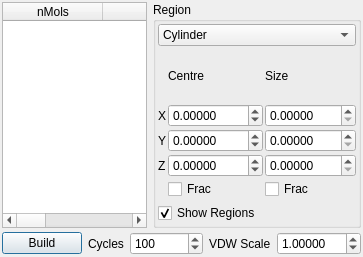
<ui version="4.0" >
 <class>DisorderDialog</class>
 <widget class="QDialog" name="DisorderDialog" >
  <property name="geometry" >
   <rect>
    <x>0</x>
    <y>0</y>
    <width>363</width>
    <height>257</height>
   </rect>
  </property>
  <property name="windowTitle" >
   <string>Disordered Builder</string>
  </property>
  <layout class="QVBoxLayout" >
   <property name="margin" >
    <number>2</number>
   </property>
   <property name="spacing" >
    <number>4</number>
   </property>
   <item>
    <layout class="QHBoxLayout" >
     <property name="margin" >
      <number>0</number>
     </property>
     <property name="spacing" >
      <number>6</number>
     </property>
     <item>
      <widget class="QTableWidget" name="ComponentTable" >
       <property name="editTriggers" >
        <set>QAbstractItemView::AnyKeyPressed|QAbstractItemView::DoubleClicked|QAbstractItemView::EditKeyPressed|QAbstractItemView::NoEditTriggers</set>
       </property>
       <property name="selectionMode" >
        <enum>QAbstractItemView::SingleSelection</enum>
       </property>
       <property name="selectionBehavior" >
        <enum>QAbstractItemView::SelectRows</enum>
       </property>
       <column>
        <property name="text" >
         <string>nMols</string>
        </property>
       </column>
       <column>
        <property name="text" >
         <string>R</string>
        </property>
       </column>
       <column>
        <property name="text" >
         <string>T</string>
        </property>
       </column>
       <column>
        <property name="text" >
         <string>Model</string>
        </property>
       </column>
      </widget>
     </item>
     <item>
      <widget class="QGroupBox" name="ComponentRegionGroup" >
       <property name="title" >
        <string>Region</string>
       </property>
       <layout class="QVBoxLayout" >
        <property name="margin" >
         <number>2</number>
        </property>
        <property name="spacing" >
         <number>4</number>
        </property>
        <item>
         <widget class="QComboBox" name="ComponentRegionCombo" >
          <property name="sizePolicy" >
           <sizepolicy>
            <hsizetype>7</hsizetype>
            <vsizetype>0</vsizetype>
            <horstretch>0</horstretch>
            <verstretch>0</verstretch>
           </sizepolicy>
          </property>
          <property name="currentIndex" >
           <number>3</number>
          </property>
          <item>
           <property name="text" >
            <string>Cell</string>
           </property>
          </item>
          <item>
           <property name="text" >
            <string>Cuboid</string>
           </property>
          </item>
          <item>
           <property name="text" >
            <string>Spheroid</string>
           </property>
          </item>
          <item>
           <property name="text" >
            <string>Cylinder</string>
           </property>
          </item>
         </widget>
        </item>
        <item>
         <layout class="QGridLayout" >
          <property name="margin" >
           <number>0</number>
          </property>
          <property name="spacing" >
           <number>2</number>
          </property>
          <item row="1" column="1" >
           <widget class="QDoubleSpinBox" name="CentreXSpin" >
            <property name="sizePolicy" >
             <sizepolicy>
              <hsizetype>7</hsizetype>
              <vsizetype>0</vsizetype>
              <horstretch>0</horstretch>
              <verstretch>0</verstretch>
             </sizepolicy>
            </property>
            <property name="decimals" >
             <number>5</number>
            </property>
            <property name="maximum" >
             <double>1000.000000000000000</double>
            </property>
            <property name="minimum" >
             <double>-1000.000000000000000</double>
            </property>
           </widget>
          </item>
          <item row="1" column="0" >
           <widget class="QLabel" name="label_23" >
            <property name="sizePolicy" >
             <sizepolicy>
              <hsizetype>1</hsizetype>
              <vsizetype>5</vsizetype>
              <horstretch>0</horstretch>
              <verstretch>0</verstretch>
             </sizepolicy>
            </property>
            <property name="text" >
             <string>X</string>
            </property>
           </widget>
          </item>
          <item row="1" column="2" >
           <widget class="QDoubleSpinBox" name="SizeXSpin" >
            <property name="sizePolicy" >
             <sizepolicy>
              <hsizetype>7</hsizetype>
              <vsizetype>0</vsizetype>
              <horstretch>0</horstretch>
              <verstretch>0</verstretch>
             </sizepolicy>
            </property>
            <property name="decimals" >
             <number>5</number>
            </property>
            <property name="maximum" >
             <double>2000.000000000000000</double>
            </property>
           </widget>
          </item>
          <item row="0" column="1" >
           <widget class="QLabel" name="label344" >
            <property name="sizePolicy" >
             <sizepolicy>
              <hsizetype>1</hsizetype>
              <vsizetype>5</vsizetype>
              <horstretch>0</horstretch>
              <verstretch>0</verstretch>
             </sizepolicy>
            </property>
            <property name="text" >
             <string>Centre</string>
            </property>
           </widget>
          </item>
          <item row="3" column="1" >
           <widget class="QDoubleSpinBox" name="CentreZSpin" >
            <property name="sizePolicy" >
             <sizepolicy>
              <hsizetype>7</hsizetype>
              <vsizetype>0</vsizetype>
              <horstretch>0</horstretch>
              <verstretch>0</verstretch>
             </sizepolicy>
            </property>
            <property name="decimals" >
             <number>5</number>
            </property>
            <property name="maximum" >
             <double>1000.000000000000000</double>
            </property>
            <property name="minimum" >
             <double>-1000.000000000000000</double>
            </property>
           </widget>
          </item>
          <item row="0" column="2" >
           <widget class="QLabel" name="label344_2" >
            <property name="sizePolicy" >
             <sizepolicy>
              <hsizetype>1</hsizetype>
              <vsizetype>5</vsizetype>
              <horstretch>0</horstretch>
              <verstretch>0</verstretch>
             </sizepolicy>
            </property>
            <property name="text" >
             <string>Size</string>
            </property>
           </widget>
          </item>
          <item row="2" column="0" >
           <widget class="QLabel" name="label_24" >
            <property name="sizePolicy" >
             <sizepolicy>
              <hsizetype>1</hsizetype>
              <vsizetype>5</vsizetype>
              <horstretch>0</horstretch>
              <verstretch>0</verstretch>
             </sizepolicy>
            </property>
            <property name="text" >
             <string>Y</string>
            </property>
           </widget>
          </item>
          <item row="2" column="1" >
           <widget class="QDoubleSpinBox" name="CentreYSpin" >
            <property name="sizePolicy" >
             <sizepolicy>
              <hsizetype>7</hsizetype>
              <vsizetype>0</vsizetype>
              <horstretch>0</horstretch>
              <verstretch>0</verstretch>
             </sizepolicy>
            </property>
            <property name="decimals" >
             <number>5</number>
            </property>
            <property name="maximum" >
             <double>1000.000000000000000</double>
            </property>
            <property name="minimum" >
             <double>-1000.000000000000000</double>
            </property>
           </widget>
          </item>
          <item row="3" column="2" >
           <widget class="QDoubleSpinBox" name="SizeZSpin" >
            <property name="sizePolicy" >
             <sizepolicy>
              <hsizetype>7</hsizetype>
              <vsizetype>0</vsizetype>
              <horstretch>0</horstretch>
              <verstretch>0</verstretch>
             </sizepolicy>
            </property>
            <property name="decimals" >
             <number>5</number>
            </property>
            <property name="maximum" >
             <double>2000.000000000000000</double>
            </property>
           </widget>
          </item>
          <item row="3" column="0" >
           <widget class="QLabel" name="label_25" >
            <property name="sizePolicy" >
             <sizepolicy>
              <hsizetype>1</hsizetype>
              <vsizetype>5</vsizetype>
              <horstretch>0</horstretch>
              <verstretch>0</verstretch>
             </sizepolicy>
            </property>
            <property name="text" >
             <string>Z</string>
            </property>
           </widget>
          </item>
          <item row="2" column="2" >
           <widget class="QDoubleSpinBox" name="SizeYSpin" >
            <property name="sizePolicy" >
             <sizepolicy>
              <hsizetype>7</hsizetype>
              <vsizetype>0</vsizetype>
              <horstretch>0</horstretch>
              <verstretch>0</verstretch>
             </sizepolicy>
            </property>
            <property name="decimals" >
             <number>5</number>
            </property>
            <property name="maximum" >
             <double>2000.000000000000000</double>
            </property>
           </widget>
          </item>
          <item row="4" column="1" >
           <widget class="QCheckBox" name="CentreFracCheck" >
            <property name="text" >
             <string>Frac</string>
            </property>
           </widget>
          </item>
          <item row="4" column="2" >
           <widget class="QCheckBox" name="SizeFracCheck" >
            <property name="text" >
             <string>Frac</string>
            </property>
           </widget>
          </item>
         </layout>
        </item>
        <item>
         <widget class="QCheckBox" name="ShowRegionsCheck" >
          <property name="text" >
           <string>Show Regions</string>
          </property>
          <property name="checked" >
           <bool>true</bool>
          </property>
         </widget>
        </item>
       </layout>
      </widget>
     </item>
    </layout>
   </item>
   <item>
    <layout class="QHBoxLayout" >
     <property name="margin" >
      <number>0</number>
     </property>
     <property name="spacing" >
      <number>6</number>
     </property>
     <item>
      <widget class="QPushButton" name="DisorderStartButton" >
       <property name="sizePolicy" >
        <sizepolicy>
         <hsizetype>7</hsizetype>
         <vsizetype>0</vsizetype>
         <horstretch>0</horstretch>
         <verstretch>0</verstretch>
        </sizepolicy>
       </property>
       <property name="text" >
        <string>Build</string>
       </property>
      </widget>
     </item>
     <item>
      <widget class="QLabel" name="label_27" >
       <property name="text" >
        <string>Cycles</string>
       </property>
      </widget>
     </item>
     <item>
      <widget class="QSpinBox" name="DisorderCyclesSpin" >
       <property name="sizePolicy" >
        <sizepolicy>
         <hsizetype>7</hsizetype>
         <vsizetype>0</vsizetype>
         <horstretch>0</horstretch>
         <verstretch>0</verstretch>
        </sizepolicy>
       </property>
       <property name="maximum" >
        <number>10000</number>
       </property>
       <property name="value" >
        <number>100</number>
       </property>
      </widget>
     </item>
     <item>
      <widget class="QLabel" name="label_30" >
       <property name="text" >
        <string>VDW Scale</string>
       </property>
      </widget>
     </item>
     <item>
      <widget class="QDoubleSpinBox" name="VDWScaleSpin" >
       <property name="sizePolicy" >
        <sizepolicy>
         <hsizetype>7</hsizetype>
         <vsizetype>0</vsizetype>
         <horstretch>0</horstretch>
         <verstretch>0</verstretch>
        </sizepolicy>
       </property>
       <property name="decimals" >
        <number>5</number>
       </property>
       <property name="maximum" >
        <double>100.000000000000000</double>
       </property>
       <property name="singleStep" >
        <double>0.010000000000000</double>
       </property>
       <property name="value" >
        <double>1.000000000000000</double>
       </property>
      </widget>
     </item>
    </layout>
   </item>
  </layout>
 </widget>
 <resources/>
 <connections/>
</ui>
